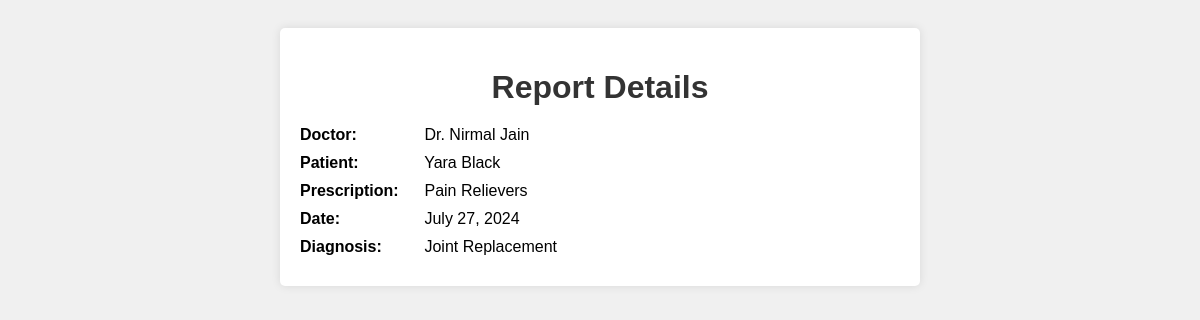
Page /report/27 on the committed database.
### hms/models.py (models this page shows, shortened)
class Report(models.Model):
    doctor = models.ForeignKey(Doctor, on_delete=models.CASCADE)
    patient = models.ForeignKey(Patient, on_delete=models.CASCADE)
    prescription = models.TextField()
    date = models.DateField()
    diagnosis = models.TextField()

class Doctor(models.Model):
    name = models.CharField(max_length=200)
    age = models.IntegerField()
    specialization = models.CharField(max_length=10)
    contact = models.CharField(max_length=15)
    hospitals = models.ManyToManyField(Hospital, through='Schedule')
    username = models.CharField(max_length=20)
    password = models.CharField(max_length=20)
    def __str__(self):
        return self.name

class Patient(models.Model):
    name = models.CharField(max_length=200)
    age = models.IntegerField()
    condition = models.CharField(max_length=10)
    contact = models.CharField(max_length=15)
    address = models.CharField(max_length=200)
    hospital = models.ForeignKey(Hospital, on_delete=models.CASCADE)
    doctors = models.ManyToManyField(Doctor, through='Report')
    username = models.CharField(max_length=20)
    password = models.CharField(max_length=20)
    def __str__(self):
        return self.name

### hms/views.py (the view)
# urls.py: path("report/<int:report_id>", views.report_view, name="report_view"),
def report_view(request, report_id):
    report = Report.objects.get(id=report_id)
    return render(request, "report.html", {"report": report})

### templates/report.html (shortened to what this page needs)
<!DOCTYPE html>
<html lang="en">
<head>
</head>
<body>
    <div class="container">
        <h1>Report Details</h1>
        <div class="detail-item">
            <strong>Doctor:</strong> {{ report.doctor }}
        </div>
        <div class="detail-item">
            <strong>Patient:</strong> {{ report.patient }}
        </div>
        <div class="detail-item">
            <strong>Prescription:</strong> {{ report.prescription }}
        </div>
        <div class="detail-item">
            <strong>Date:</strong> {{ report.date }}
        </div>
        <div class="detail-item">
            <strong>Diagnosis:</strong> {{ report.diagnosis }}
        </div>
    </div>
</body>
</html>

### templates/report.html (style rules this page uses)
body { font-family: Arial, sans-serif; background-color: #f0f0f0; padding: 20px; }
.container { background-color: #fff; padding: 20px; border-radius: 5px; box-shadow: 0 0 10px rgba(0, 0, 0, 0.1); max-width: 600px; margin: 0 auto; }
h1 { text-align: center; margin-bottom: 20px; color: #333; }
.detail-item { margin-bottom: 10px; }
.detail-item strong { display: inline-block; width: 120px; font-weight: bold; }

### rows in the picture
Report: doctor "Dr. Nirmal Jain", patient "Yara Black", prescription "Pain Relievers", date "July 27, 2024", diagnosis "Joint Replacement"
